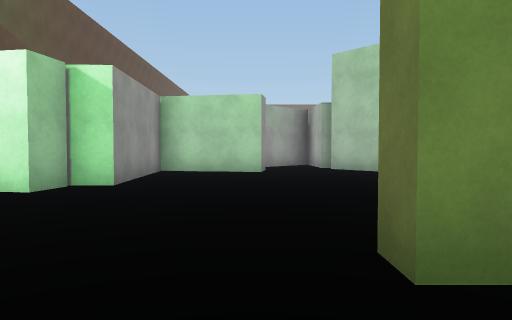
view 1 (above)

24 first-person views from a walk through a Unity game level. The camera is 1.2 m above the floor, tilts 2° down and sees 70° across. The floor is counted in squares, 2 m on a side. Each view is taken from the middle of a square. On the plan, view 1 faces up. The plan holds only what a view shows up to about 10 squares ahead; the rest is blank. The place goes on beyond the plan. The player character is not drawn. Surface patterns are stand-ins for the level's own textures.

view 2
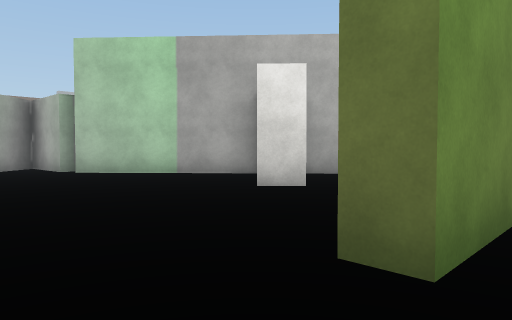

view 3
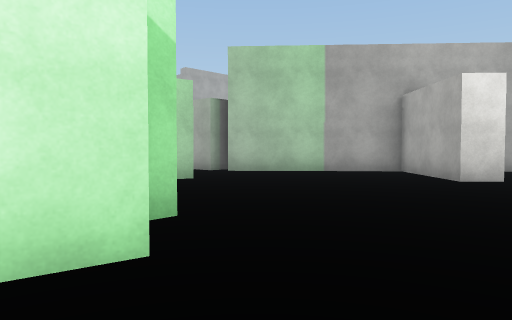

view 4
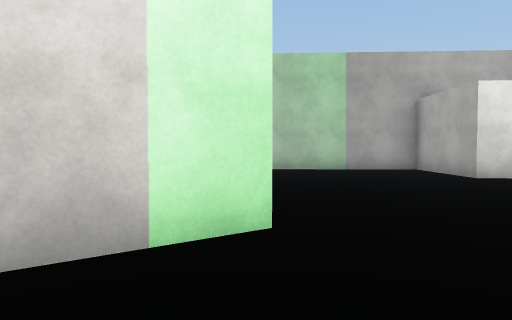

view 5
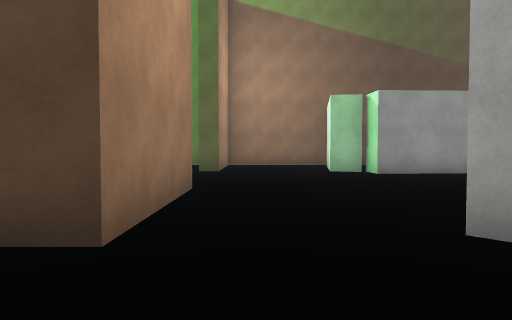

view 6
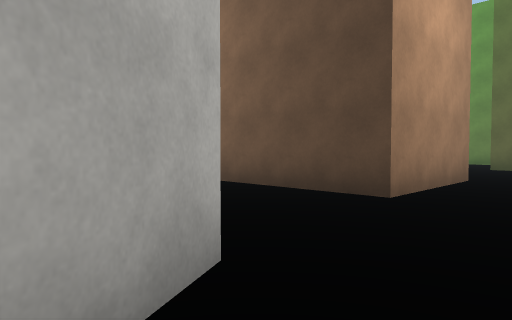

view 7
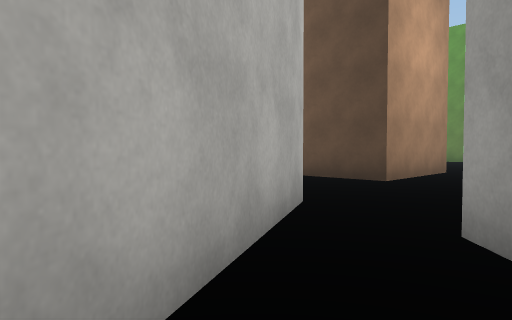

view 8
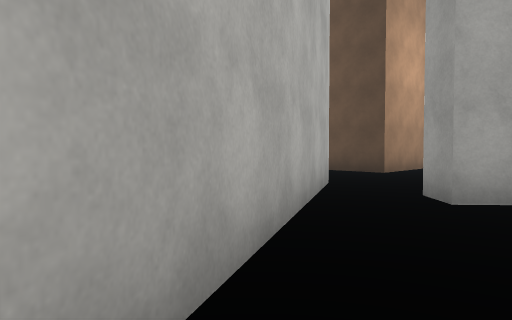

view 9
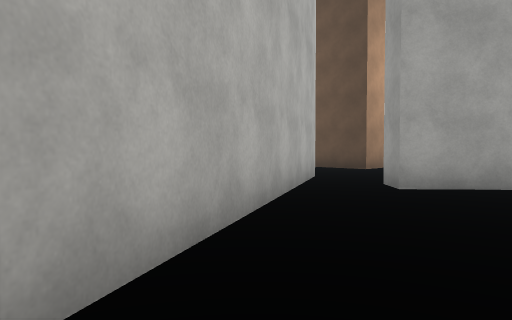

view 10
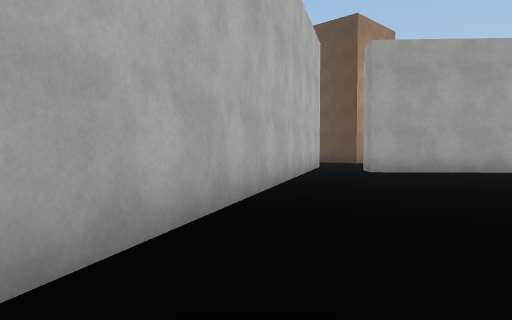

view 11
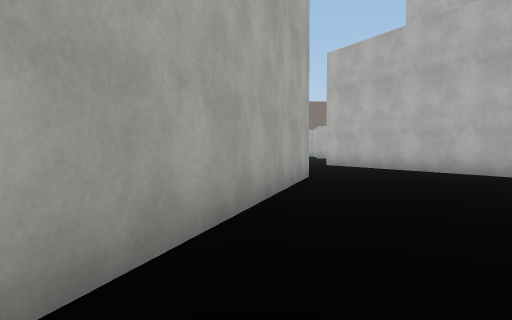

view 12
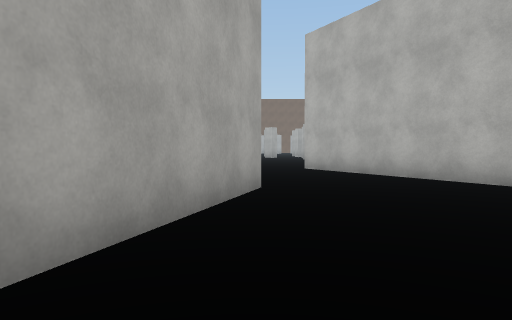

view 13
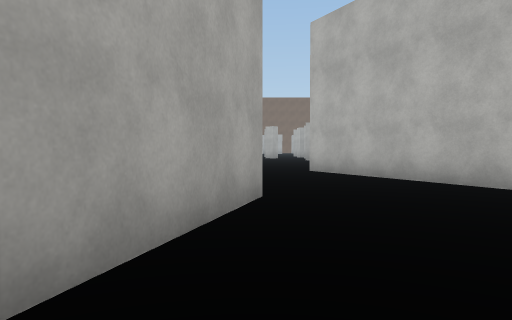

view 14
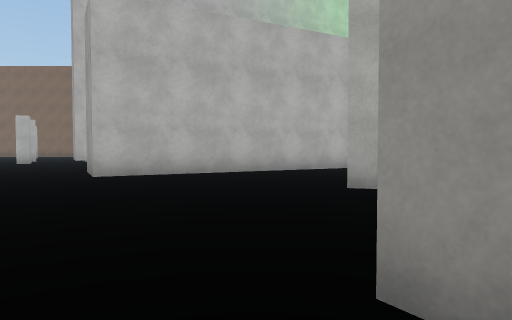

view 15
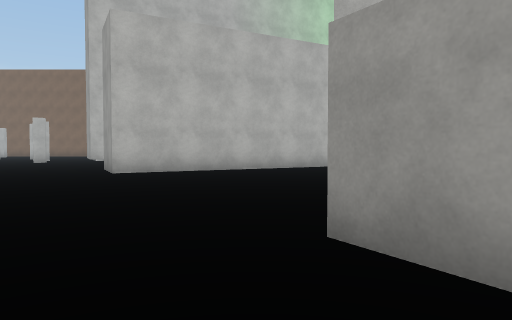

view 16
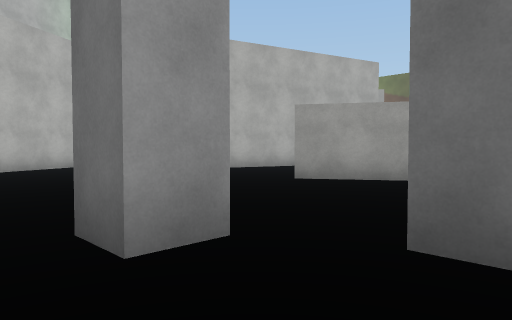

view 17
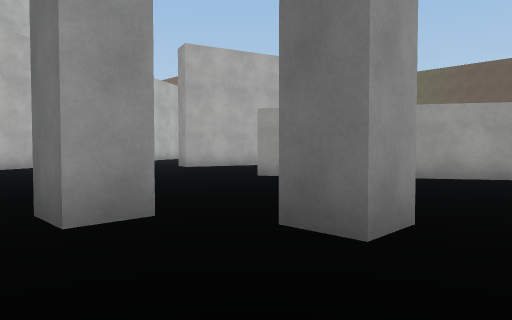

view 18
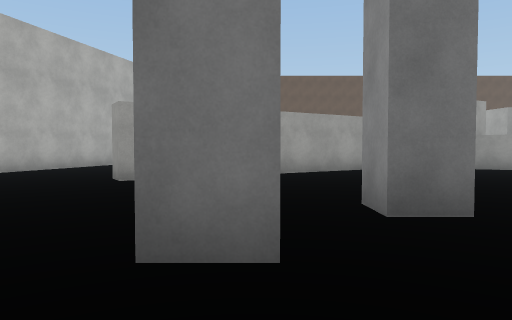

view 19
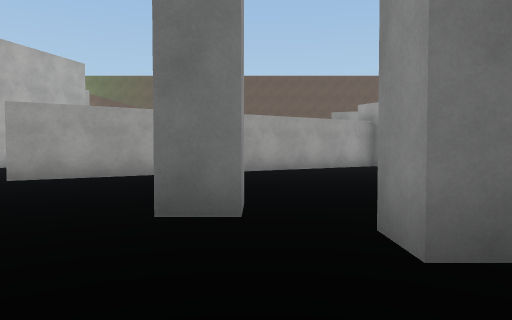

view 20
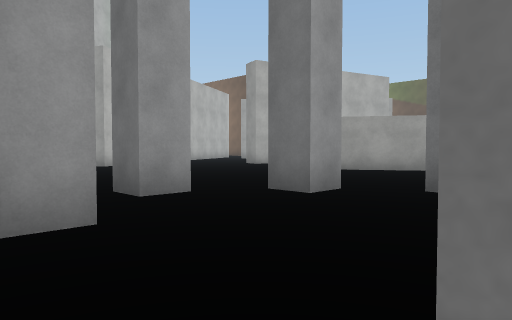

view 21
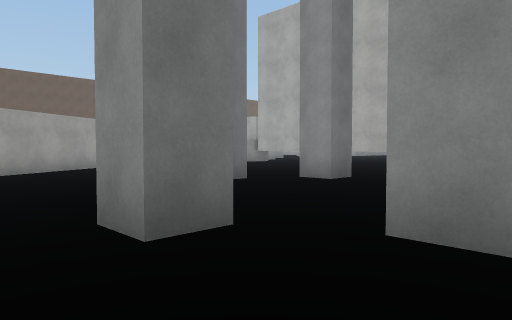

view 22
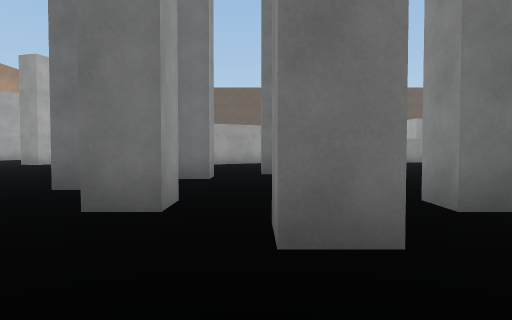

view 23
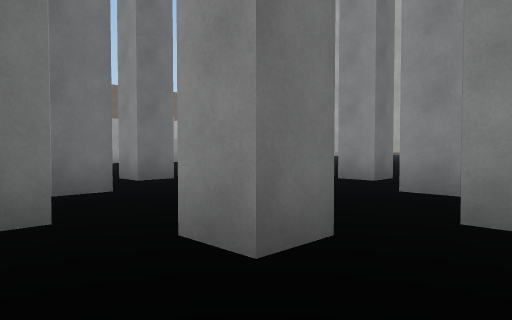

view 24
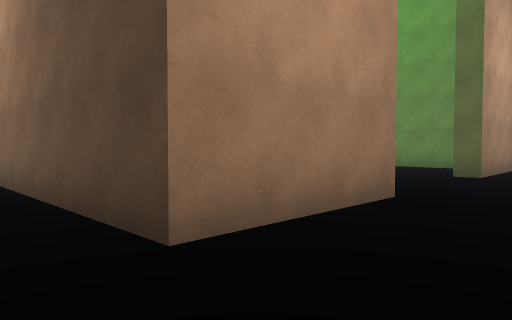

### Floor plan
Key: @ floor where view 1 was taken; # wall or solid block; . floor.
Columns run from 6 left of view 1 to 24 right of it. Each row starts with its distance up from view 1.
 20                ..........#
 19                #.......#..#.
 18                #......#...
 17                ##........     .
 16                 ##.....#..#
 15                  #.......#.
 14                  ##.......  .
 13         #        ......... .
 12        ##      ..........
 11        .#  ##  ..........
 10        .##.  ####.......
  9    ####..## ..  ##.......
  8    #......##  ............
  7    #.......##........##...
  6    #......###......#####...
  5  ###......#.##....##    ...
  4   ..............###
  3  .............###
  2 ###....###...##
  1 ......   ##.
  0  ...  @   #
 -1           #
 -2           #
 -3           #

Where each view was taken, in squares from view 1:
view 1: 0 up, 0 right, facing up
view 2: 1 up, 1 left, facing up-right
view 3: 3 up, 4 left, facing up-right
view 4: 3 up, 5 left, facing up-right
view 5: 3 up, 6 right, facing left
view 6: 4 up, 8 right, facing down-left
view 7: 5 up, 10 right, facing down-left
view 8: 6 up, 12 right, facing down-left
view 9: 7 up, 13 right, facing down-left
view 10: 9 up, 16 right, facing down-left
view 11: 10 up, 4 right, facing right
view 12: 9 up, 6 right, facing right
view 13: 9 up, 7 right, facing right
view 14: 15 up, 13 right, facing down
view 15: 16 up, 13 right, facing down
view 16: 18 up, 18 right, facing down-left
view 17: 19 up, 18 right, facing down-left
view 18: 16 up, 19 right, facing left
view 19: 18 up, 19 right, facing left
view 20: 19 up, 21 right, facing down-left
view 21: 13 up, 21 right, facing up-left
view 22: 17 up, 24 right, facing left
view 23: 14 up, 22 right, facing up-left
view 24: 4 up, 5 right, facing down-left
